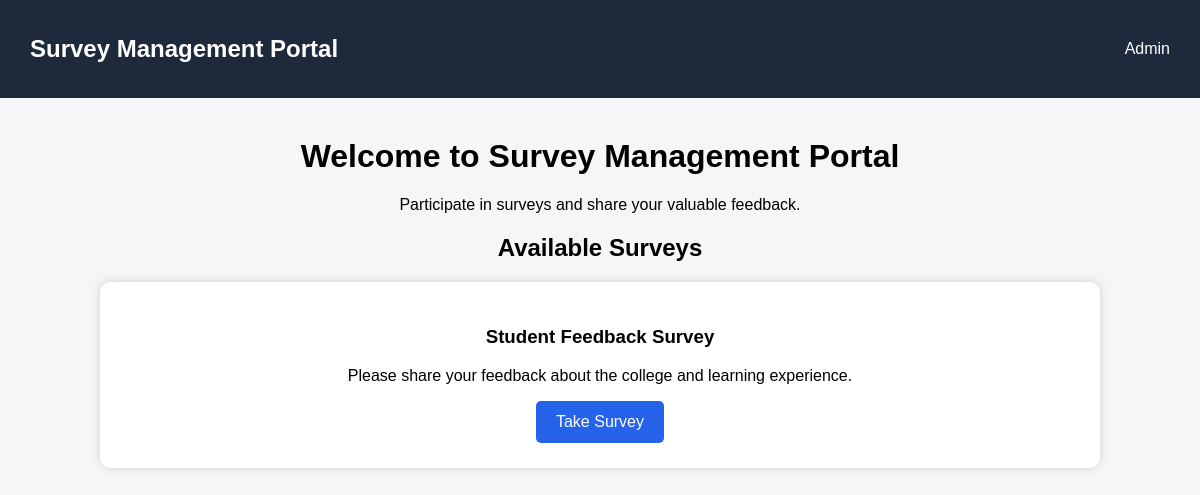
The page / on the database its author committed.
### tables this page shows
CREATE TABLE surveys (
            id INTEGER PRIMARY KEY AUTOINCREMENT,
            title TEXT NOT NULL,
            description TEXT NOT NULL
        );

### app.py (the view)
@app.route("/")
def index():
    conn = get_db()
    surveys = conn.execute(
        "SELECT * FROM surveys"
    ).fetchall()
    conn.close()
    return render_template(
        "index.html",
        surveys=surveys
    )

### app.py (called while the page is built)
def get_db():
    conn = sqlite3.connect("survey.db")
    conn.row_factory = sqlite3.Row
    return conn

### templates/index.html (shortened to what this page needs)
<!DOCTYPE html>
<html>
<head>
    <link
        rel="stylesheet"
        href="{{ url_for('static', filename='style.css') }}"
    >
</head>
<body>
<div class="navbar">
    <h2>Survey Management Portal</h2>
    <a href="/admin">Admin</a>
</div>
<div class="container">
    <h1>Welcome to Survey Management Portal</h1>
    <p>
        Participate in surveys and share your valuable feedback.
    </p>
    <h2>Available Surveys</h2>
    {% for survey in surveys %}
    <div class="survey-card">
        <h3>{{ survey["title"] }}</h3>
        <p>
            {{ survey["description"] }}
        </p>
        <a
            href="/survey/{{ survey['id'] }}"
            class="btn"
        >
            Take Survey
        </a>
    </div>
    {% endfor %}
</div>
</body>
</html>

### templates/static/style.css (style rules this page uses)
body { font-family: Arial, sans-serif; margin: 0; background: #f4f6f8; }
.navbar { background: #1e293b; color: white; padding: 15px 30px; display: flex; justify-content: space-between; align-items: center; }
.navbar a { color: white; text-decoration: none; }
.container { width: 85%; max-width: 1000px; margin: 40px auto; text-align: center; }
.survey-card { background: white; padding: 25px; margin: 20px auto; border-radius: 10px; box-shadow: 0 0 8px #ccc; }
.btn, button { display: inline-block; background: #2563eb; color: white; padding: 12px 20px; border: none; border-radius: 5px; text-decoration: none; cursor: pointer; }

### rows shown on the page
surveys: title "Student Feedback Survey", description "Please share your feedback about the college and learning experience."
